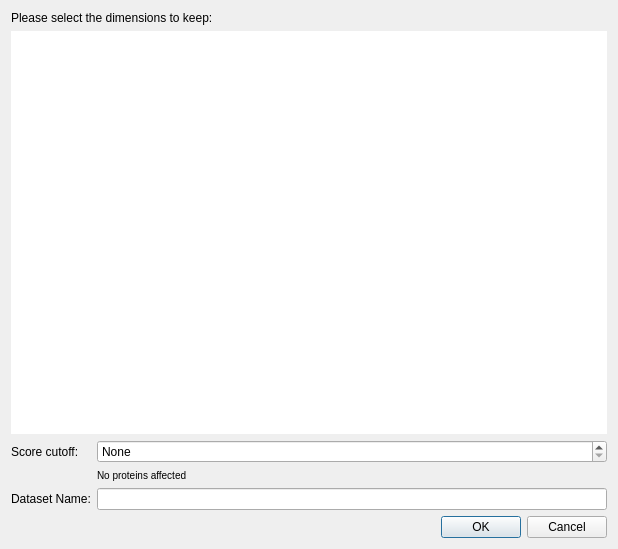
<?xml version="1.0" encoding="UTF-8"?>
<ui version="4.0">
 <class>SpawnDialog</class>
 <widget class="QDialog" name="SpawnDialog">
  <property name="geometry">
   <rect>
    <x>0</x>
    <y>0</y>
    <width>618</width>
    <height>549</height>
   </rect>
  </property>
  <property name="windowTitle">
   <string>Dialog</string>
  </property>
  <layout class="QVBoxLayout" name="verticalLayout">
   <item>
    <widget class="QLabel" name="label">
     <property name="text">
      <string>Please select the dimensions to keep:</string>
     </property>
    </widget>
   </item>
   <item>
    <widget class="GraphicsView" name="view">
     <property name="sizePolicy">
      <sizepolicy hsizetype="MinimumExpanding" vsizetype="MinimumExpanding">
       <horstretch>0</horstretch>
       <verstretch>0</verstretch>
      </sizepolicy>
     </property>
     <property name="frameShape">
      <enum>QFrame::NoFrame</enum>
     </property>
     <property name="frameShadow">
      <enum>QFrame::Plain</enum>
     </property>
     <property name="verticalScrollBarPolicy">
      <enum>Qt::ScrollBarAlwaysOff</enum>
     </property>
     <property name="horizontalScrollBarPolicy">
      <enum>Qt::ScrollBarAlwaysOff</enum>
     </property>
     <property name="sizeAdjustPolicy">
      <enum>QAbstractScrollArea::AdjustToContents</enum>
     </property>
     <property name="alignment">
      <set>Qt::AlignHCenter|Qt::AlignTop</set>
     </property>
     <property name="scrollingEnabled" stdset="0">
      <bool>false</bool>
     </property>
    </widget>
   </item>
   <item>
    <layout class="QFormLayout" name="formLayout">
     <item row="1" column="0">
      <widget class="QLabel" name="label_2">
       <property name="text">
        <string>Dataset Name:</string>
       </property>
      </widget>
     </item>
     <item row="1" column="1">
      <widget class="QLineEdit" name="nameEdit"/>
     </item>
     <item row="0" column="0">
      <widget class="QLabel" name="scoreLabel">
       <property name="text">
        <string>Score cutoff:</string>
       </property>
      </widget>
     </item>
     <item row="0" column="1">
      <layout class="QVBoxLayout" name="verticalLayout_2">
       <item>
        <widget class="QDoubleSpinBox" name="scoreSpinBox">
         <property name="specialValueText">
          <string>None</string>
         </property>
         <property name="singleStep">
          <double>0.100000000000000</double>
         </property>
        </widget>
       </item>
       <item>
        <widget class="QLabel" name="scoreNote">
         <property name="text">
          <string>&lt;small&gt;No proteins affected&lt;/small&gt;</string>
         </property>
        </widget>
       </item>
      </layout>
     </item>
    </layout>
   </item>
   <item>
    <widget class="QDialogButtonBox" name="buttonBox">
     <property name="orientation">
      <enum>Qt::Horizontal</enum>
     </property>
     <property name="standardButtons">
      <set>QDialogButtonBox::Cancel|QDialogButtonBox::Ok</set>
     </property>
    </widget>
   </item>
  </layout>
 </widget>
 <customwidgets>
  <customwidget>
   <class>GraphicsView</class>
   <extends>QGraphicsView</extends>
   <header>widgets/graphicsview.h</header>
  </customwidget>
 </customwidgets>
 <resources/>
 <connections>
  <connection>
   <sender>buttonBox</sender>
   <signal>accepted()</signal>
   <receiver>SpawnDialog</receiver>
   <slot>accept()</slot>
   <hints>
    <hint type="sourcelabel">
     <x>248</x>
     <y>254</y>
    </hint>
    <hint type="destinationlabel">
     <x>157</x>
     <y>274</y>
    </hint>
   </hints>
  </connection>
  <connection>
   <sender>buttonBox</sender>
   <signal>rejected()</signal>
   <receiver>SpawnDialog</receiver>
   <slot>reject()</slot>
   <hints>
    <hint type="sourcelabel">
     <x>316</x>
     <y>260</y>
    </hint>
    <hint type="destinationlabel">
     <x>286</x>
     <y>274</y>
    </hint>
   </hints>
  </connection>
 </connections>
</ui>
